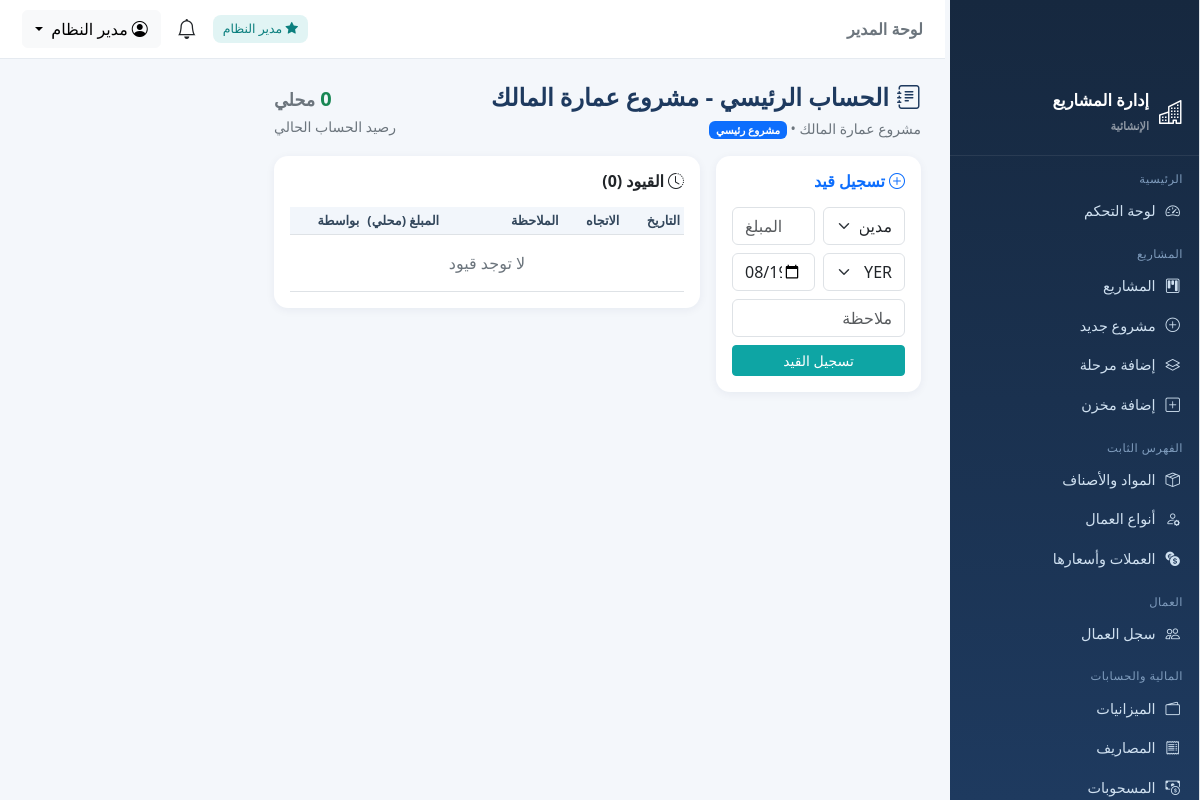
Screenshot of /accounts/1 (signed in) with the database file from the repository.
### tables this page shows
CREATE TABLE users (
  id INTEGER PRIMARY KEY AUTOINCREMENT,
  username VARCHAR(100) NOT NULL UNIQUE,
  password_hash VARCHAR(255) NOT NULL,
  full_name VARCHAR(200) NOT NULL,
  role TEXT NOT NULL DEFAULT 'supervisor',
  project_id INT DEFAULT NULL ,
  phone VARCHAR(50) DEFAULT NULL,
  is_active INTEGER DEFAULT 1,
  created_at TIMESTAMP DEFAULT CURRENT_TIMESTAMP,
  CONSTRAINT fk_user_project FOREIGN KEY (project_id) REFERENCES projects(id) ON DELETE SET NULL
);

CREATE TABLE accounts (
  id INTEGER PRIMARY KEY AUTOINCREMENT,
  project_id INT NOT NULL,
  name VARCHAR(200) NOT NULL,
  acc_type TEXT NOT NULL,
  party_type TEXT DEFAULT 'other',
  party_id INT DEFAULT NULL,
  collected INTEGER DEFAULT 0 ,
  collection_date DATE DEFAULT NULL,
  description VARCHAR(255),
  is_main INTEGER DEFAULT 0 ,
  created_at TIMESTAMP DEFAULT CURRENT_TIMESTAMP,
  CONSTRAINT fk_acc_proj FOREIGN KEY (project_id) REFERENCES projects(id) ON DELETE CASCADE
);

CREATE TABLE projects (
  id INTEGER PRIMARY KEY AUTOINCREMENT,
  name VARCHAR(200) NOT NULL,
  code VARCHAR(50) DEFAULT NULL,
  location VARCHAR(200) DEFAULT NULL,
  start_date DATE DEFAULT NULL,
  end_date DATE DEFAULT NULL,
  status TEXT DEFAULT 'active',
  description TEXT,
  created_at TIMESTAMP DEFAULT CURRENT_TIMESTAMP
);

### accounts.py (the view)
@accounts_bp.route('/accounts/<int:aid>')
@require_roles('admin', 'supervisor')
def account_detail(aid):
    item = db_query("""SELECT a.*, p.name AS project_name FROM accounts a
                       JOIN projects p ON p.id=a.project_id WHERE a.id=%s""", (aid,), one=True)
    if not item:
        flash('الحساب غير موجود', 'warning')
        return redirect(url_for('accounts.list_accounts'))
    spid = scope_project_id()
    if spid and spid != item['project_id']:
        flash('ليست لديك صلاحية', 'warning')
        return redirect(url_for('accounts.list_accounts'))
    entries = db_query(
        """SELECT e.*, c.code AS cur_code, u.full_name AS by_name FROM account_entries e
           JOIN currencies c ON c.id=e.currency_id LEFT JOIN users u ON u.id=e.created_by
           WHERE e.account_id=%s ORDER BY e.entry_date DESC, e.id DESC""", (aid,))
    balance = account_balance(aid)
    main = main_account(item['project_id'])
    currencies = cur_list()
    return render_template('accounts/detail.html', item=item, entries=entries, balance=balance,
                           main=main, currencies=currencies, acc_label=ACC_LABEL)

### app.py (called while the page is built)
@app.context_processor
def inject_globals():
    u = g.get('current_user')
    unread = 0
    if u:
        unread = db.db_query("SELECT COUNT(*) AS c FROM notifications WHERE user_id=%s AND is_read=0",
                             (u['id'],), one=True)['c']
    return {
        'cur_user': u,
        'is_admin': is_admin(),
        'scope_pid': scope_project_id(),
        'unread_count': unread,
        'today': date.today(),
        'money': db.money,
        'cur_name': lambda cid: (db.cur_by_id(cid) or {}).get('name_ar', ''),
        'cur_code': lambda cid: (db.cur_by_id(cid) or {}).get('code', ''),
        'APP_NAME': 'نظام إدارة المشاريع الإنشائية',
    }

### auth.py (called while the page is built)
def current_user():
    uid = session.get('user_id')
    if not uid:
        return None
    return db_query("SELECT * FROM users WHERE id=%s", (uid,), one=True)

@auth_bp.before_app_request
def load_user():
    g.current_user = current_user()

def require_login(fn):
    @wraps(fn)
    def wrapper(*args, **kwargs):
        if not session.get('user_id'):
            return redirect(url_for('auth.login', next=request.path))
        return fn(*args, **kwargs)
    return wrapper

def require_roles(*roles):
    def deco(fn):
        @wraps(fn)
        @require_login
        def wrapper(*args, **kwargs):
            u = g.get('current_user')
            if not u or u['role'] not in roles:
                flash('ليست لديك صلاحية الوصول إلى هذه الصفحة', 'warning')
                return redirect(url_for('dashboard.index'))
            return fn(*args, **kwargs)
        return wrapper
    return deco

def is_admin():
    u = g.get('current_user')
    return bool(u and u['role'] == 'admin')

def scope_project_id():
    u = g.get('current_user')
    if not u or u['role'] == 'admin':
        return None
    return u['project_id']

### db.py (called while the page is built)
def _translate_sql(sql):
    out, i, n = [], 0, len(sql)
    in_str, quote = False, None
    while i < n:
        ch = sql[i]
        if in_str:
            out.append(ch)
            if ch == quote:
                in_str = False
            i += 1; continue
        if ch in ("'", '"'):
            in_str = True; quote = ch; out.append(ch); i += 1; continue
        if ch == '%' and i + 1 < n and sql[i + 1] == 's':
            out.append('?'); i += 2; continue
        out.append(ch); i += 1
    text = ''.join(out)
    text = re.sub(r"(\w+)\s*<=>\s*\?",
                  r"(\1 IS ? OR (\1 IS NULL AND ? IS NULL))",
                  text)
    return text

### templates/accounts/detail.html (shortened to what this page needs)
{% extends 'base.html' %}
{% block content %}
<div class="d-flex justify-content-between align-items-center mb-3 flex-wrap gap-2">
  <div>
    <h4 class="page-title mb-1"><i class="bi bi-journal-text me-2"></i>{{ item.name }}</h4>
    <span class="text-secondary small">{{ item.project_name }} •
      {% set lbl = acc_label.get(item.acc_type, ('', 'secondary')) %}
      <span class="badge bg-{{ lbl[1] }}">{{ lbl[0] }}</span>
    </span>
  </div>
  <div class="text-end">
    <div class="fs-5 fw-bold {{ 'text-success' if balance>=0 else 'text-danger' }}">{{ money(balance) }} <span class="small text-secondary">محلي</span></div>
    <span class="small text-secondary">رصيد الحساب الحالي</span>
  </div>
</div>
<div class="row g-3">
  <div class="col-lg-4">
    <div class="card p-3 mb-3">
      <h6 class="fw-bold text-primary mb-3"><i class="bi bi-plus-circle me-1"></i>تسجيل قيد</h6>
      {% if is_admin %}
      <form method="post" action="{{ url_for('accounts.add_entry', aid=item.id) }}" class="row g-2">
        <div class="col-6"><select class="form-select" name="direction">
          <option value="debit">مدين (+)</option>
        </select></div>
        <div class="col-6"><input type="number" step="any" class="form-control" name="amount" placeholder="المبلغ" required></div>
        <div class="col-6"><select class="form-select" name="currency_id">
          {% for c in currencies %}<option value="{{ c.id }}" {{ 'selected' if c.is_local }}>{{ c.code }}</option>{% endfor %}
        </select></div>
        <div class="col-6"><input type="date" class="form-control" name="entry_date" value="{{ today }}"></div>
        <div class="col-12"><input class="form-control" name="note" placeholder="ملاحظة"></div>
        <div class="col-12"><button class="btn btn-sm btn-primary w-100">تسجيل القيد</button></div>
      </form>
      {% else %}<span class="text-secondary small">لا تملك صلاحية إضافة قيود.</span>{% endif %}
    </div>
  </div>
  <div class="col-lg-8">
    <div class="card p-3">
      <h6 class="fw-bold mb-3"><i class="bi bi-clock-history me-1"></i>القيود ({{ entries|length }})</h6>
      <div class="table-responsive" style="max-height:480px">
      <table class="table table-sm table-hover mb-0">
        <thead><tr><th>التاريخ</th><th>الاتجاه</th><th>الملاحظة</th><th class="text-end">المبلغ (محلي)</th><th>بواسطة</th></tr></thead>
        <tbody>
        {% for e in entries %}
          <tr>
            <td>{{ e.entry_date }}</td>
            <td>{% if e.direction=='debit' %}<span class="badge bg-success">مدين</span>{% else %}<span class="badge bg-danger">دائن</span>{% endif %}</td>
            <td class="small">{{ e.note or '—' }}</td>
            <td class="text-end fw-semibold">{{ money(e.amount_local) }}</td>
            <td class="small text-secondary">{{ e.by_name or '—' }}</td>
          </tr>
        {% else %}<tr><td colspan="5" class="text-center text-secondary py-3">لا توجد قيود</td></tr>{% endfor %}
        </tbody>
      </table>
      </div>
    </div>
  </div>
</div>
{% endblock %}

### templates/base.html (shortened to what this page needs)
{% set role = cur_user.role if cur_user else '' %}
<!doctype html>
<html lang="ar" dir="rtl">
<head>
  <link href="https://cdn.jsdelivr.net/npm/bootstrap@5.3.3/dist/css/bootstrap.rtl.min.css" rel="stylesheet">
  <link href="https://cdn.jsdelivr.net/npm/bootstrap-icons@1.11.3/font/bootstrap-icons.min.css" rel="stylesheet">
</head>
<body>
  {% if cur_user %}
  <div id="wrapper" class="d-flex">
    <aside class="sidebar" id="sidebar">
      <div class="brand"><i class="bi bi-buildings fs-4"></i><span>إدارة المشاريع<br><small class="text-white-50"
            style="font-size:.7rem">الإنشائية</small></span></div>
      <div class="nav-section">الرئيسية</div>
      <a class="nav-item {{ 'active' if request.endpoint=='dashboard.index' }}"
        href="{{ url_for('dashboard.index') }}"><i class="bi bi-speedometer2"></i> لوحة التحكم</a>
      <div class="nav-section">المشاريع</div>
      <a class="nav-item {{ 'active' if request.endpoint in ['projects.list_projects','projects.view_project','projects.add_project','projects.edit_project'] }}"
        href="{{ url_for('projects.list_projects') }}"><i class="bi bi-kanban"></i> المشاريع</a>
      {% if is_admin %}
      <a class="nav-item" href="{{ url_for('projects.add_project') }}"><i class="bi bi-plus-circle"></i> مشروع جديد</a>
      <a class="nav-item" href="{{ url_for('projects.add_phase') }}"><i class="bi bi-layers"></i> إضافة مرحلة</a>
      {% endif %}
      <a class="nav-item" href="{{ url_for('projects.add_warehouse') }}"><i class="bi bi-plus-square"></i> إضافة
        مخزن</a>
      <div class="nav-section">الفهرس الثابت</div>
      <a class="nav-item {{ 'active' if request.endpoint.startswith('catalog.list_materials') }}"
        href="{{ url_for('catalog.list_materials') }}"><i class="bi bi-box-seam"></i> المواد والأصناف</a>
      <a class="nav-item {{ 'active' if request.endpoint.startswith('catalog.list_worker_types') }}"
        href="{{ url_for('catalog.list_worker_types') }}"><i class="bi bi-person-gear"></i> أنواع العمال</a>
      {% if is_admin %}
      <a class="nav-item {{ 'active' if request.endpoint.startswith('catalog.list_currencies') }}"
        href="{{ url_for('catalog.list_currencies') }}"><i class="bi bi-currency-exchange"></i> العملات وأسعارها</a>
      {% endif %}
      <div class="nav-section">العمال</div>
      <a class="nav-item {{ 'active' if request.endpoint.startswith('workers.') }}"
        href="{{ url_for('workers.list_workers') }}"><i class="bi bi-people"></i> سجل العمال</a>
      <div class="nav-section">المالية والحسابات</div>
      <a class="nav-item {{ 'active' if request.endpoint.startswith('finance.list_budgets') }}"
        href="{{ url_for('finance.list_budgets') }}"><i class="bi bi-wallet2"></i> الميزانيات</a>
      <a class="nav-item {{ 'active' if request.endpoint.startswith('finance.list_expenses') }}"
        href="{{ url_for('finance.list_expenses') }}"><i class="bi bi-receipt"></i> المصاريف</a>
      <a class="nav-item {{ 'active' if request.endpoint.startswith('finance.list_withdrawals') }}"
        href="{{ url_for('finance.list_withdrawals') }}"><i class="bi bi-cash-coin"></i> المسحوبات</a>
    </aside>
    <div class="flex-grow-1 main-wrap">
      <nav class="topbar">
        <div>
          <span class="fw-bold text-secondary">{{ 'لوحة المدير' if is_admin else 'لوحة المشرف' }}</span>
        </div>
        <div class="d-flex align-items-center gap-3">
          {% if is_admin %}<span class="badge-soft"><i class="bi bi-star-fill"></i> مدير النظام</span>{% endif %}
          <a class="position-relative text-dark text-decoration-none"
            href="{{ url_for('notifications.list_notifications') }}" title="الإشعارات">
            <i class="bi bi-bell fs-5"></i>
          </a>
          <div class="dropdown">
            <button class="btn btn-light dropdown-toggle" data-bs-toggle="dropdown">
              <i class="bi bi-person-circle me-1"></i>{{ cur_user.full_name }}
            </button>
          </div>
        </div>
      </nav>
      <main class="container-fluid p-4">
        {% block content %}{% endblock %}
      </main>
    </div>
  </div>
  {% else %}
  {% block auth_content %}{% endblock %}
  {% endif %}
</body>
</html>

### templates/base.html (style rules this page uses)
.sidebar { position: fixed !important; top: 0 !important; left: 0 !important; bottom: 0 !important; width: 250px !important; height: 100vh !important; overflow-y: auto !important; background-color: #f8f9fa !important; border-right: 1px solid #dee2e6 !important; padding-top: 70px !important; z-index: 1000 !important; scrollbar-width: thin; scrollbar-color: #c1c1c1 transparent; }
main { margin-left: 250px !important; width: calc(100% - 250px) !important; max-width: calc(100% - 250px) !important; flex: 0 0 auto !important; padding-top: 20px !important; }
:root { --primary: #1e3a5f; --accent: #0ea5a4; --light: #f4f7fb; --sidebar-w: 255px; }
* { font-family: "Segoe UI", Tahoma, Arial, sans-serif; }
body { background: var(--light); }
#wrapper { min-height: 100vh; }
.sidebar { width: var(--sidebar-w); background: linear-gradient(180deg, #16283f, #1e3a5f); min-height: 100vh; position: fixed; right: 0; top: 0; z-index: 1040; color: #cfe0f0; transition: .25s; overflow-y: auto; }
.sidebar .brand { display: flex; align-items: center; gap: 10px; padding: 18px 16px; border-bottom: 1px solid rgba(255, 255, 255, .08); color: #fff; font-weight: 700; font-size: 1.02rem; }
.sidebar .nav-section { font-size: .72rem; color: #7f9cbd; padding: 14px 16px 4px; letter-spacing: .5px; }
.sidebar a.nav-item { display: flex; align-items: center; gap: 10px; padding: 9px 16px; color: #cfe0f0; text-decoration: none; font-size: .9rem; border-right: 3px solid transparent; }
.topbar { background: #fff; border-bottom: 1px solid #e5eaf0; padding: 10px 22px; display: flex; align-items: center; justify-content: space-between; position: sticky; top: 0; z-index: 1030; }
.main-wrap { margin-right: var(--sidebar-w); }
.card { border: 0; border-radius: 14px; box-shadow: 0 2px 10px rgba(20, 40, 80, .06); }
.badge-soft { background: rgba(14, 165, 164, .12); color: #0b7f7e; padding: 5px 10px; border-radius: 8px; font-size: .78rem; }
.table thead th { background: #f2f6fb; color: #33475c; font-size: .8rem; white-space: nowrap; }
.table td { vertical-align: middle; }
.page-title { font-weight: 700; color: var(--primary); }
.btn-primary { background: var(--accent); border-color: var(--accent); }

### rows the page displays
users: full_name "مدير النظام"
accounts: name "الحساب الرئيسي - مشروع عمارة المالك"
projects: project_name "مشروع عمارة المالك"

### other values shown
{{ 'لوحة المدير' if is_admin else 'لوحة المشرف' }} "لوحة المدير"
{{ lbl[0] }} "مشروع رئيسي"
{{ entries|length }} "0"
form field currency_id "YER"
